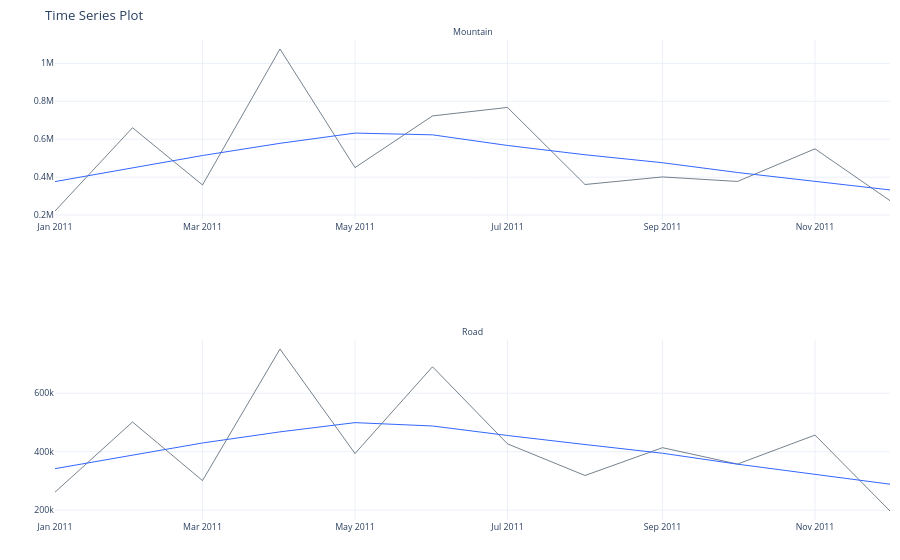

The notebook cell this image was saved under:
### Code cell
summary_category_1_df \
    .groupby('category_1') \
    .plot_timeseries(
        date_column  = 'order_date',
        value_column = 'total_price',
        smooth_frac  = 0.8
    )

### Figure 1 — Plotly figure (JSON) as saved in the notebook; plotly's stock layout.template omitted (floating-point values rounded to 4 significant figures)
{"data": [{"hoverlabel": {"font": {"size": 8.8}}, "line": {"color": "rgba(44, 62, 80, 1.0)", "width": 0.65}, "mode": "lines", "name": "total_price", "showlegend": false, "type": "scatter", "x": ["2011-01-01T00:00:00.000000000", "2011-02-01T00:00:00.000000000", "2011-03-01T00:00:00.000000000", "2011-04-01T00:00:00.000000000", "2011-05-01T00:00:00.000000000", "2011-06-01T00:00:00.000000000", "2011-07-01T00:00:00.000000000", "2011-08-01T00:00:00.000000000", "2011-09-01T00:00:00.000000000", "2011-10-01T00:00:00.000000000", "2011-11-01T00:00:00.000000000", "2011-12-01T00:00:00.000000000"], "xaxis": "x", "y": [221490, 660555, 358855, 1075975, 450440, 723040, 767740, 361255, 401125, 377335, 549345, 276055], "yaxis": "y"}, {"hoverlabel": {"font": {"size": 8.8}}, "line": {"color": "rgba(51, 102, 255, 1.0)", "width": 1}, "mode": "lines", "name": "Smoother", "showlegend": false, "type": "scatter", "x": ["2011-01-01T00:00:00.000000000", "2011-02-01T00:00:00.000000000", "2011-03-01T00:00:00.000000000", "2011-04-01T00:00:00.000000000", "2011-05-01T00:00:00.000000000", "2011-06-01T00:00:00.000000000", "2011-07-01T00:00:00.000000000", "2011-08-01T00:00:00.000000000", "2011-09-01T00:00:00.000000000", "2011-10-01T00:00:00.000000000", "2011-11-01T00:00:00.000000000", "2011-12-01T00:00:00.000000000"], "xaxis": "x", "y": [376700.0, 447000.0, 514100.0, 578500.0, 632500.0, 623300.0, 567100.0, 518100.0, 476100.0, 424500.0, 376100.0, 332700.0], "yaxis": "y"}, {"hoverlabel": {"font": {"size": 8.8}}, "line": {"color": "rgba(44, 62, 80, 1.0)", "width": 0.65}, "mode": "lines", "name": "total_price", "showlegend": false, "type": "scatter", "x": ["2011-01-01T00:00:00.000000000", "2011-02-01T00:00:00.000000000", "2011-03-01T00:00:00.000000000", "2011-04-01T00:00:00.000000000", "2011-05-01T00:00:00.000000000", "2011-06-01T00:00:00.000000000", "2011-07-01T00:00:00.000000000", "2011-08-01T00:00:00.000000000", "2011-09-01T00:00:00.000000000", "2011-10-01T00:00:00.000000000", "2011-11-01T00:00:00.000000000", "2011-12-01T00:00:00.000000000"], "xaxis": "x2", "y": [261525, 501520, 301120, 751165, 393730, 690405, 426690, 318535, 413595, 357585, 456740, 197065], "yaxis": "y2"}, {"hoverlabel": {"font": {"size": 8.8}}, "line": {"color": "rgba(51, 102, 255, 1.0)", "width": 1}, "mode": "lines", "name": "Smoother", "showlegend": false, "type": "scatter", "x": ["2011-01-01T00:00:00.000000000", "2011-02-01T00:00:00.000000000", "2011-03-01T00:00:00.000000000", "2011-04-01T00:00:00.000000000", "2011-05-01T00:00:00.000000000", "2011-06-01T00:00:00.000000000", "2011-07-01T00:00:00.000000000", "2011-08-01T00:00:00.000000000", "2011-09-01T00:00:00.000000000", "2011-10-01T00:00:00.000000000", "2011-11-01T00:00:00.000000000", "2011-12-01T00:00:00.000000000"], "xaxis": "x2", "y": [341900.0, 387400.0, 429700.0, 467700.0, 499300.0, 487800.0, 455300.0, 424400.0, 394600.0, 357200.0, 322100.0, 288700.0], "yaxis": "y2"}], "layout": {"annotations": [{"font": {"size": 8.8}, "showarrow": false, "text": "Mountain", "x": 0.5, "xanchor": "center", "xref": "paper", "y": 1, "yanchor": "bottom", "yref": "paper"}, {"font": {"size": 8.8}, "showarrow": false, "text": "Road", "x": 0.5, "xanchor": "center", "xref": "paper", "y": 0.375, "yanchor": "bottom", "yref": "paper"}], "autosize": true, "font": {"size": 11}, "legend": {"font": {"size": 8.8}, "title": {"font": {"size": 8.8}, "text": "Legend"}}, "margin": {"b": 40, "l": 10, "r": 10, "t": 40}, "title": {"font": {"size": 13.2}, "text": "Time Series Plot"}, "xaxis": {"anchor": "y", "domain": [0, 1], "showticklabels": true, "tickfont": {"size": 8.8}, "tickformat": "%b %Y", "title": {"text": ""}, "visible": true}, "xaxis2": {"anchor": "y2", "domain": [0, 1], "showticklabels": true, "tickfont": {"size": 8.8}, "visible": true}, "yaxis": {"anchor": "x", "domain": [0.625, 1], "tickfont": {"size": 8.8}, "title": {"text": ""}}, "yaxis2": {"anchor": "x2", "domain": [0, 0.375], "tickfont": {"size": 8.8}}}}
